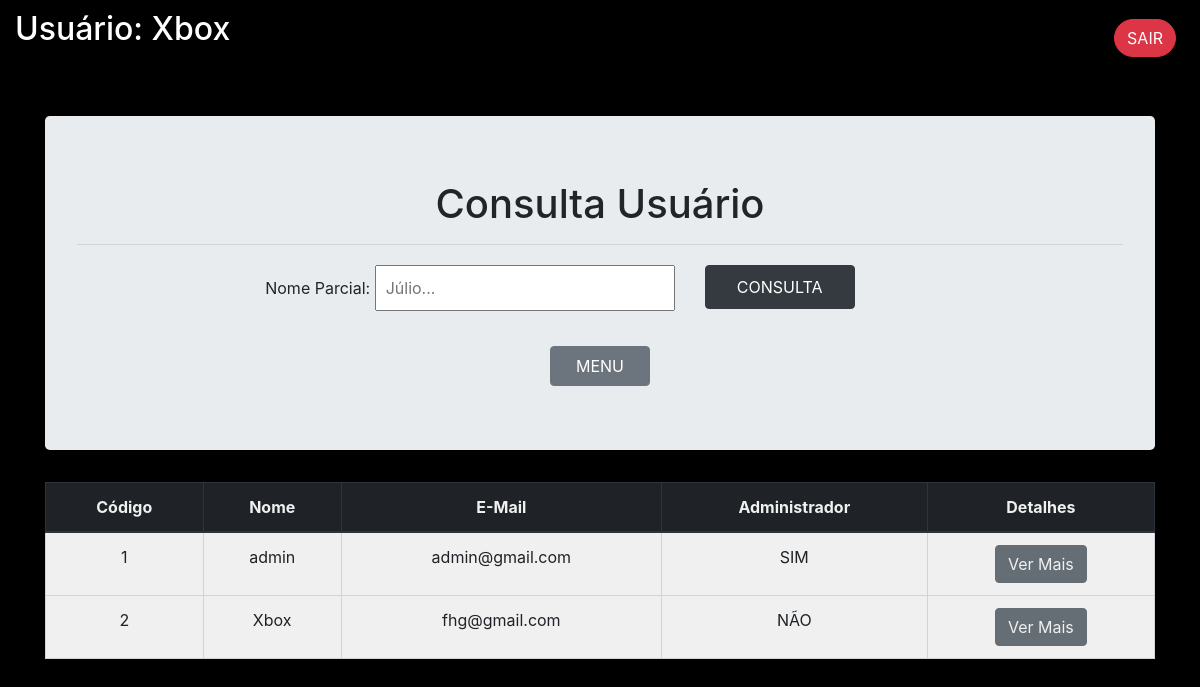
The app's page /ususelect.php (signed in) with its own data.
### tables this page shows
CREATE TABLE `usuario` (
  `id` int(11) NOT NULL,
  `nome` varchar(50) NOT NULL,
  `email` varchar(100) NOT NULL,
  `senha` varchar(20) NOT NULL,
  `master` varchar(1) NOT NULL,
  `foto` int(11) NOT NULL
);

### ususelect.php (the view, shortened to what this page needs)
<?php
include('connect.php');
$sql = "SELECT u.id id, u.nome nome, u.email email, REPLACE(REPLACE(u.master, 's' ,'SIM'), 'n', 'NÃO') master FROM usuario u ORDER BY 1";
$pesqnome = '';
?>
<!DOCTYPE html>
<html lang="pt-br">
<head>
    <link rel="stylesheet" href="https://stackpath.bootstrapcdn.com/bootstrap/4.1.3/css/bootstrap.min.css"
>
</head>
<body
    style="background-image: url('imagens/background.jpg'); background-attachment: fixed; background-size: 100%; background-repeat: no-repeat; background-color: black;">
    <div class="row" style="background-color: black; margin-bottom: 30px; color: white;">
        <div class="col" style="padding: 10px; left: 20px;">
            <h2>Usuário:
                <?php echo $_SESSION['nome']; ?>
            </h2>
        </div>
        <div class="col text-right" style="padding: 19px; right: 20px;">
            <a href="logout.php"><button type="button" class="btn btn-danger"
                    style="border-radius: 20px;">SAIR</button></a>
        </div>
    </div>
    <form method="post">
        <div class="container" style="margin-top: 40px;">
            <div class="jumbotron text-center">
                <h1>Consulta Usuário</h1>
                <hr>
                <div class="row" style="margin-top: 20px;">
                    <div class="col-7 text-right">
                        <label for="">Nome Parcial:</label>
                        <input type="text" name="pesqnome" style="width: 300px; padding: 9px;"
                            placeholder="Júlio..." value="<?php echo $pesqnome ?>">
                    </div>
                    <div class="col text-left">
                        <button type="submit" name="submit" style="width: 150px; padding: 9px;"
                            class="btn btn-dark">CONSULTA</button>
                    </div>
                </div>
                <?php
    if ($_SESSION['master'] == "s") {
        echo '<div class="row" style="margin-top: 35px;">
        <div class="col-5 text-right">
            <a href="menu.php"><button type="button" style="padding: 7px; width: 100px;"
                    class="btn btn-secondary">MENU</button></a>
        </div>
        <div class="col">
            <a href="usuinsert.php"><button type="button" style="padding: 7px; width: 100px;"
                    class="btn btn-secondary">INCLUSÃO</button></a>
        </div>
        <div class="col-5 text-left">
            <a href="ususelect.php"><button type="button" style="padding: 7px; width: 100px;"
                    class="btn btn-secondary">LIMPAR</button></a>
        </div>
    </div>';
    } else {
        echo '<div class="row" style="margin-top: 35px;">
        <div class="col text-center">
            <a href="menu.php"><button type="button" style="padding: 7px; width: 100px;"
                    class="btn btn-secondary">MENU</button></a>
        </div></div>';
    }
?>
            </div>
            <table class="table table-bordered" style="background-color: white; opacity: 94%; text-align: center;">
                <thead class="thead-dark">
                    <tr>
                        <th scope="col">Código</th>
                        <th scope="col">Nome</th>
                        <th scope="col">E-Mail</th>
                        <th scope="col">Administrador</th>
                        <th scope="col">Detalhes</th>
                    </tr>
                </thead>
                <tbody>
                    <?php
                    $result = mysqli_query($con, $sql);
                    if ($result) {
                        while ($row = mysqli_fetch_assoc($result)) {
                            echo "<tr>
              <td>" . $row['id'] . " </td>
              <td>" . $row['nome'] . " </td>
              <td>" . $row['email'] . " </td>
              <td>" . $row['master'] . " </td>
            <td>
            <a href='ususelected.php?selectid={$row['id']}' style='color:white;'>
                        <button type='button' class='btn btn-secondary'>
                        Ver Mais</button></a>
            </td>";
            if ($_SESSION['master'] == "s") {
                echo "<td>
                <a href='usuupdated.php?updateid={$row['id']}' style='color:white;'>
                <button type='button' class='btn btn-dark'>
                Alterar</button></a>
                <a href='usudeleted.php?deleteid={$row['id']}' style='color:white;'>
                <button type='button' class='btn btn-dark'>
                Excluir</button></a>
                    </td></tr>";
                        } else {
                            echo "</tr>";
                        }
                    }
                }
                    ?>
                </tbody>
            </table>
        </div>
    </form>
</body>
</html>

### records on screen
usuario: id "1", nome "admin", email "admin@gmail.com", master "SIM"
usuario: id "2", nome "Xbox", email "fhg@gmail.com", master "NÃO"

### other values on screen
$_SESSION['nome'] "Xbox"
